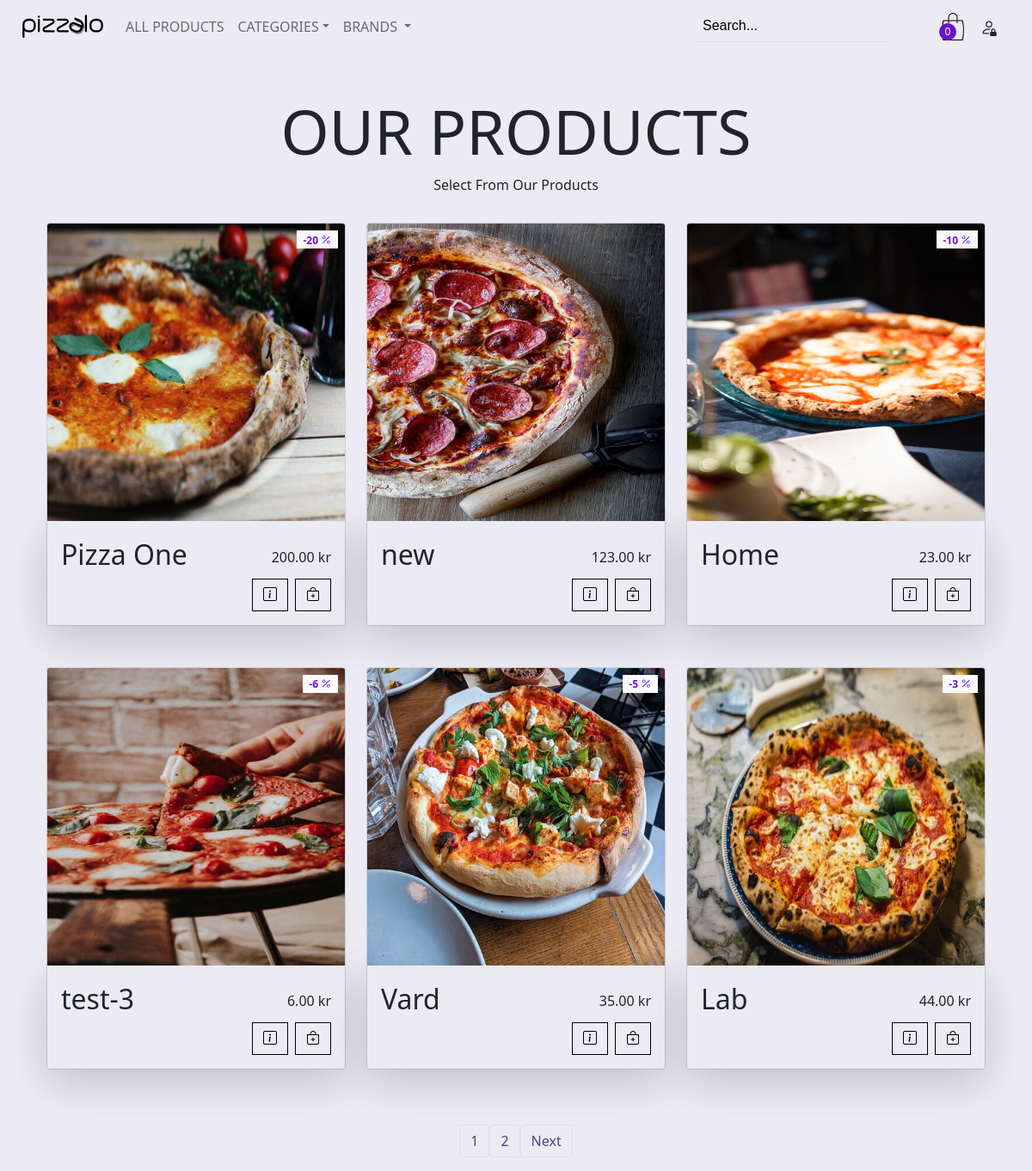
The app's page /index, older data.
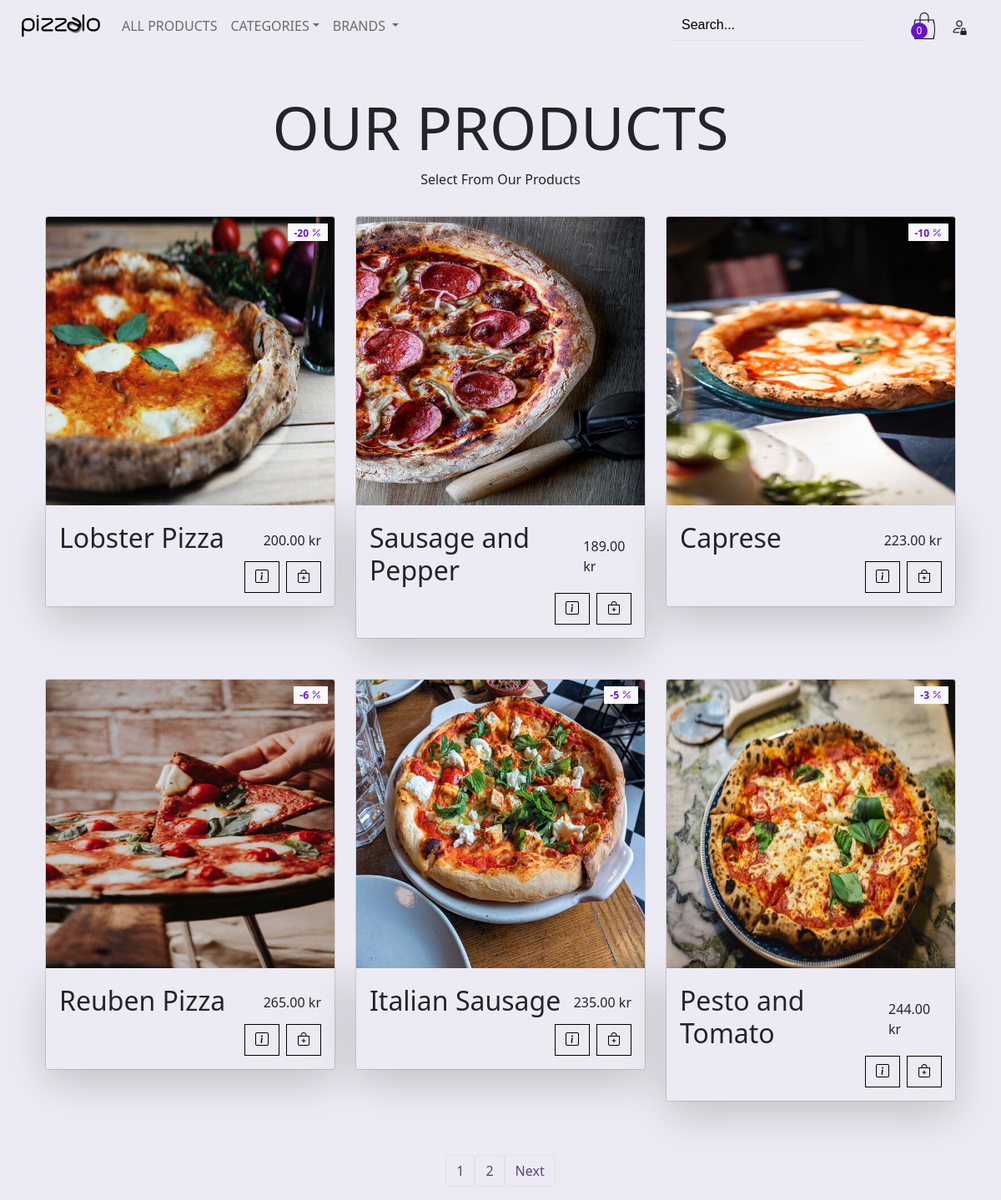
The same page, newer data.
### shop/products/models.py (models this page shows, shortened)
class Addproduct(db.Model):
    __seachbale__ = ['name', 'desc']
    id = db.Column(db.Integer, primary_key = True)
    name = db.Column(db.String(80), nullable = False)
    price = db.Column(db.Numeric(10, 2), nullable = False)
    discount = db.Column(db.Integer, default = 0)
    stock = db.Column(db.Integer, nullable = False)
    colors = db.Column(db.Text, nullable = False)
    desc = db.Column(db.Text, nullable = False)
    pub_date = db.Column(db.DateTime, nullable = False, default = datetime.utcnow)
    brand_id = db.Column(db.Integer, db.ForeignKey('brand.id'), nullable = False)
    brand = db.relationship('Brand', backref = db.backref('brands', lazy = True))
    category_id = db.Column(db.Integer, db.ForeignKey('category.id'), nullable = False)
    category = db.relationship('Category', backref = db.backref('categories', lazy = True))
    image_1 = db.Column(db.String(150), nullable = False, default = 'image1.jpg')
    image_2 = db.Column(db.String(150), nullable = False, default = 'image2.jpg')
    image_3 = db.Column(db.String(150), nullable = False, default = 'image3.jpg')

### shop/products/routes.py (the view)
@app.route('/index')
def home():
    page = request.args.get('page', 1, type=int)
    products = Addproduct.query.filter(Addproduct.stock > 0).order_by(Addproduct.id.desc()).paginate(page=page, per_page=6)
    return render_template('products/index.html', products=products, brands=brands(), categories=categories())

### shop/products/routes.py (called while the page is built)
def brands():
    brands = Brand.query.join(Addproduct, (Brand.id == Addproduct.brand_id)).all()
    return brands

def categories():
        categories = Category.query.join(Addproduct,(Category.id == Addproduct.category_id)).all()
        return categories

### shop/templates/products/index.html (shortened to what this page needs)
{% extends 'layout.html' %} {% block content %}
{% include 'navbar.html' %}
<section id="products">
  <header class="section-header text-center mt-5">
    <h2 class="display-2 text-uppercase">Our Products</h2>
    <p>Select From Our Products</p>
  </header>
  <div class="container py-3">
    <div class="row">
      {%if brand %} {% for b in brand.items %}
      <div class="col-lg-4 col-md-6 col-sm-10 offset-md-0 offset-sm-1 mb-5">
        <div class="card" style="background: #ecebf3 !important">
          {% if b.discount > 0 %}
          <div class="badge bg-light text-danger position-absolute rounded-0" style="top: 0.5rem; right: 0.5rem; color:rgba(106, 17, 203, 1)!important;">
            -{{b.discount}} <i class="bi bi-percent"></i></div>            {% endif %}
          <a href="{{url_for('single_page', id=b.id)}}">
            <img class="card-img-top" src="{{url_for('static', filename='images/'+ b.image_1)}}" alt="{{b.name}}" /></a>
          <div class="card-body shadow-lg">
            <div class="d-flex align-items-center justify-content-between">
              <h2 class="name-tag font-weight-bold pt-1">{{ b.name }}</h2>
              <span>{{ b.price }} kr</span>
            </div>
            <div class="d-flex justify-content-end">
              <form action="{{url_for('AddCart')}}" method="post">
                <div class="d-flex">
                  <input class="form-control text-dark text-center me-3" type="hidden" name="quantity" value="1"
                    style="max-width: 3rem" />
                  {%set colors = b.colors.split(",") %}
                  <select class="form-control-sm me-3" style="visibility:hidden" name="colors" id="colors">
                    {% for color in colors %}
                    {% set col = color.split(':') %}
                    <option value="{{col[0]}}">{{col[0] | capitalize }}</option>
                    {% endfor %}
                  </select>
                  <input type="hidden" name="product_id" value="{{b.id}}">
                  <a href="{{url_for('single_page', id=b.id)}}" class="btn btn-change flex-shrink-0 rounded-0">
                    <i class="bi bi-info-square"></i>
                  </a>
                  <button type="submit" class="btn btn-change flex-shrink-0  ms-2 rounded-0">
                    <i class="bi bi-bag-plus"></i>
                  </button>
                </div>
              </form>
            </div>
          </div>
        </div>
      </div>
      {% endfor %}
    </div>
  </div>
  <nav class="d-flex justify-content-center">
    {% if brand.has_prev %}
    <ul class="pagination pagination-md">
      <li class="page-item"><a class="page-link"
          href="{{url_for('get_brand',id = get_b.id,page=brand.prev_num)}}">Previous</a></li>
    </ul>
    {% endif %}
    {%if brand.total > 6 %}
    {% for page_num in brand.iter_pages(left_edge=1, right_edge=2, left_current=2, right_current=2) %}
    {% if page_num %}
    {% if brand.page == page_num %}
    <ul class="pagination pagination-md">
      <li class="page-item"><a class="page-link"
          href="{{url_for('get_brand',id = get_b.id, page=page_num)}}">{{page_num}}</a></li>
    </ul>
    {% else %}
    <ul class="pagination pagination-md">
      <li class="page-item"><a class="page-link"
          href="{{url_for('get_brand',id = get_b.id,page=page_num)}}">{{page_num}}</a></li>
    </ul>
    {% endif %}
    {% else %}
    ...
    {% endif %}
    {% endfor %}
    {%endif%}
    {% if brand.has_next %}
    <ul class="pagination pagination-md">
      <li class="page-item"><a class="page-link"
          href="{{url_for('get_brand',id = get_b.id,page=brand.next_num)}}">Next</a></li>
    </ul>
    {% endif %}
  </nav>
  <div class="container py-3">
    <div class="row">
      {% else %}
      {% for product in products.items %}
      <div class="col-lg-4 col-md-6 col-sm-10 offset-md-0 offset-sm-1 mb-5">
        <div class="card" style="background: #ecebf3 !important">
          {% if product.discount > 0 %}
          <div class="badge bg-light position-absolute rounded-0" style="top: 0.5rem; right: 0.5rem; 	color:rgba(106, 17, 203, 1)!important;">
            -{{product.discount}} <i class="bi bi-percent"></i></div>
          {% endif %}
          <a href="{{url_for('single_page', id=product.id)}}"><img class="card-img-top"
              src="{{url_for('static', filename='images/'+ product.image_1)}}" alt="{{product.name}}" /></a>
          <div class="card-body shadow-lg">
            <div class="d-flex align-items-center justify-content-between">
              <h2 class="name-tag font-weight-bold pt-1">{{ product.name }}</h2>
              <span>{{ product.price }} kr</span>
            </div>
            <div class="d-flex justify-content-end">
              <form action="{{url_for('AddCart')}}" method="post">
                <div class="d-flex">
                  {% set colors = product.colors.split(",") %}
                  <a href="{{url_for('single_page', id=product.id)}}"
                    class="btn btn-change flex-shrink-0 rounded-0">
                    <i class="bi bi-info-square"></i>
                  </a>
                  <button type="submit" class="btn btn-change flex-shrink-0  ms-2 rounded-0">
                    <i class="bi bi-bag-plus"></i>
                  </button>
                </div>
              </form>
            </div>
          </div>
        </div>
      </div>
      {% endfor %}
    </div>
  </div>
<nav class="d-flex justify-content-center">
  {%if products.total > 6 %}
  {% for page_num in products.iter_pages(left_edge=1, right_edge=2, left_current=2, right_current=2) %}
  {% if page_num %}
  {% if products.page == page_num %}
  <ul class="pagination pagination-md">
    <li class="page-item"><a class="page-link" href="{{url_for('home',page=page_num)}}">{{page_num}}</a></li>
  </ul>
  {% else %}
  <ul class="pagination pagination-md">
    <li class="page-item"><a class="page-link" href="{{url_for('home',page=page_num)}}">{{page_num}}</a></li>
  </ul>
  {% endif %}
  {% else %}
  ...
  {% endif %}
  {% endfor %}
  {%endif%}
  {% if products.has_next %}
  <ul class="pagination pagination-md">
    <li class="page-item"><a class="page-link" href="{{url_for('home',page=products.next_num)}}">Next</a></li>
  </ul>
  {% endif %}
</nav>
{% endif %}
</section>
{% endblock content%}

### shop/templates/layout.html (shortened to what this page needs)
<!DOCTYPE html>
<html lang="en">
<head>
    <link rel="stylesheet" href="{{ url_for('static', filename='css/main.css') }}">
    <link href="https://cdn.jsdelivr.net/npm/bootstrap@5.2.3/dist/css/bootstrap.min.css" rel="stylesheet">
    <link href="https://cdn.jsdelivr.net/npm/bootstrap@5.0.0/dist/css/bootstrap.min.css" rel="stylesheet">
    <link href="https://cdn.jsdelivr.net/npm/bootstrap-icons@1.5.0/font/bootstrap-icons.css" rel="stylesheet">
</head>
<body>
    {% block content %}
    {% endblock content %}
</body>
</html>

### shop/templates/navbar.html (shortened to what this page needs)
<nav class="navbar navbar-expand-lg navbar-light sticky-top bg-inverse text-uppercase">
    <div class="container-fluid">
      <div class="collapse navbar-collapse" id="navbarTogglerDemo01">
        <a class="navbar-brand" href="{{url_for('landing_page')}}">
          <img src="{{ url_for('static', filename='logo-no-bg.svg')}}" height="35" loading="lazy" /></a>
        <ul class="navbar-nav text-black me-auto mb-2 mb-lg-0 ">
          <li class="nav-item">
            <a class="nav-link" href="{{url_for('home')}}">All Products</a>
          </li>
          <li class="nav-item dropdown">
            <a class="nav-link dropdown-toggle" href="#" id="navbarDropdownMenuLink" role="button"
              data-bs-toggle="dropdown" aria-expanded="false">Categories</a>
          </li>
          <li class="nav-item dropdown">
            <a class="nav-link dropdown-toggle" href="#" id="navbarDropdownMenuLink" role="button"
              data-bs-toggle="dropdown" aria-expanded="false">
              Brands
            </a>
          </li>
        </ul>
        <form class="form-inline d-flex ml-5 " action="{{url_for('result')}}">
          <input class="form-control mr-sm-2 border-0 border-bottom rounded-0" type="search" id="myInput" placeholder="Search..." aria-label="Search" name="q">
        </form>
      </div>
      <div class="d-flex align-items-center">
        <a href="{{ url_for('getCart')}}" class="text-decoration-none">
        <div class="cart">
          <div class="cart_container d-flex flex-row align-items-center justify-content-end">
              <div class="cart_icon position-sticky mx-5" >
                  <div class="cart_count"><span>{{ session['Shoppingcart']|length }}</span></div>
              </div>
          </div>
      </div>
    </a>
      {% if current_user.is_authenticated %}
      <a  class="text-reset align-self-end" href="{{url_for('customer_logout')}}" style="text-decoration: none;"
      data-toggle="tooltip" data-placement="bottom">
      {{current_user.name}}
      </a>
      <a  class="text-reset me-3" href="{{url_for('customer_logout')}}" style="text-decoration: none;"
      data-toggle="tooltip" data-placement="bottom" title="Log Out">
      <svg xmlns="http://www.w3.org/2000/svg" width="20" height="20" fill="currentColor" class="bi bi-person-lock" viewBox="0 0 16 16">
        <path d="M11 5a3 3 0 1 1-6 0 3 3 0 0 1 6 0ZM8 7a2 2 0 1 0 0-4 2 2 0 0 0 0 4Zm0 5.996V14H3s-1 0-1-1 1-4 6-4c.564 0 1.077.038 1.544.107a4.524 4.524 0 0 0-.803.918A10.46 10.46 0 0 0 8 10c-2.29 0-3.516.68-4.168 1.332-.678.678-.83 1.418-.832 1.664h5ZM9 13a1 1 0 0 1 1-1v-1a2 2 0 1 1 4 0v1a1 1 0 0 1 1 1v2a1 1 0 0 1-1 1h-4a1 1 0 0 1-1-1v-2Zm3-3a1 1 0 0 0-1 1v1h2v-1a1 1 0 0 0-1-1Z"/>
      </svg>
      </a>
      {% else %}
      <a  class="text-reset me-3" href="{{url_for('customerLogin')}}" style="text-decoration: none;"
      data-toggle="tooltip" data-placement="bottom" title="Log In">
      </a>
      {% endif %}
  </div>
  </nav>

### shop/static/css/main.css (style rules this page uses)
body { font-family: 'Khand', sans-serif; }
form { font-family:Arial, Helvetica, sans-serif; font-weight: 100!important; }
body { background-color: #ecebf3 !important; }
ul { list-style: none!important; padding-left: 0; color: red !important; font-weight:100; }
.navbar-nav { font-weight:400!important; }
.btn-change { color: #000000 !important; border-color: #000000!important; -webkit-transition: all 0.5s ease-in-out; }
.form-control { background-color: transparent !important; color: rgb(219, 219, 219) !important; }
.pagination > li > a { background-color:#ecebf3; color: #5A4181; }
.cart_count { position: absolute; top: 38%; width: 20px; height: 20px; background: rgba(106, 17, 203, 1); border-radius: 50%; text-align: center; }
.cart_count span { display: block; line-height: 18px; font-size: 12px; color: #FFFFFF; -webkit-transform: translateY(1px); -moz-transform: translateY(1px); -ms-transform: translateY(1px); -o-transform: translateY(1px); transform: translateY(1px); }
#myInput::placeholder { color: #000000; }

Row changes from the older to the newer data that the page shows:
changed Addproduct: name "Pizza One" → "Lobster Pizza"
changed Addproduct: name "new" → "Sausage and Pepper"; price "123.00" → "189.00"
changed Addproduct: name "Home" → "Caprese"; price "23.00" → "223.00"
changed Addproduct: name "test-3" → "Reuben Pizza"; price "6.00" → "265.00"
changed Addproduct: name "Vard" → "Italian Sausage"; price "35.00" → "235.00"
changed Addproduct: name "Lab" → "Pesto and Tomato"; price "44.00" → "244.00"
